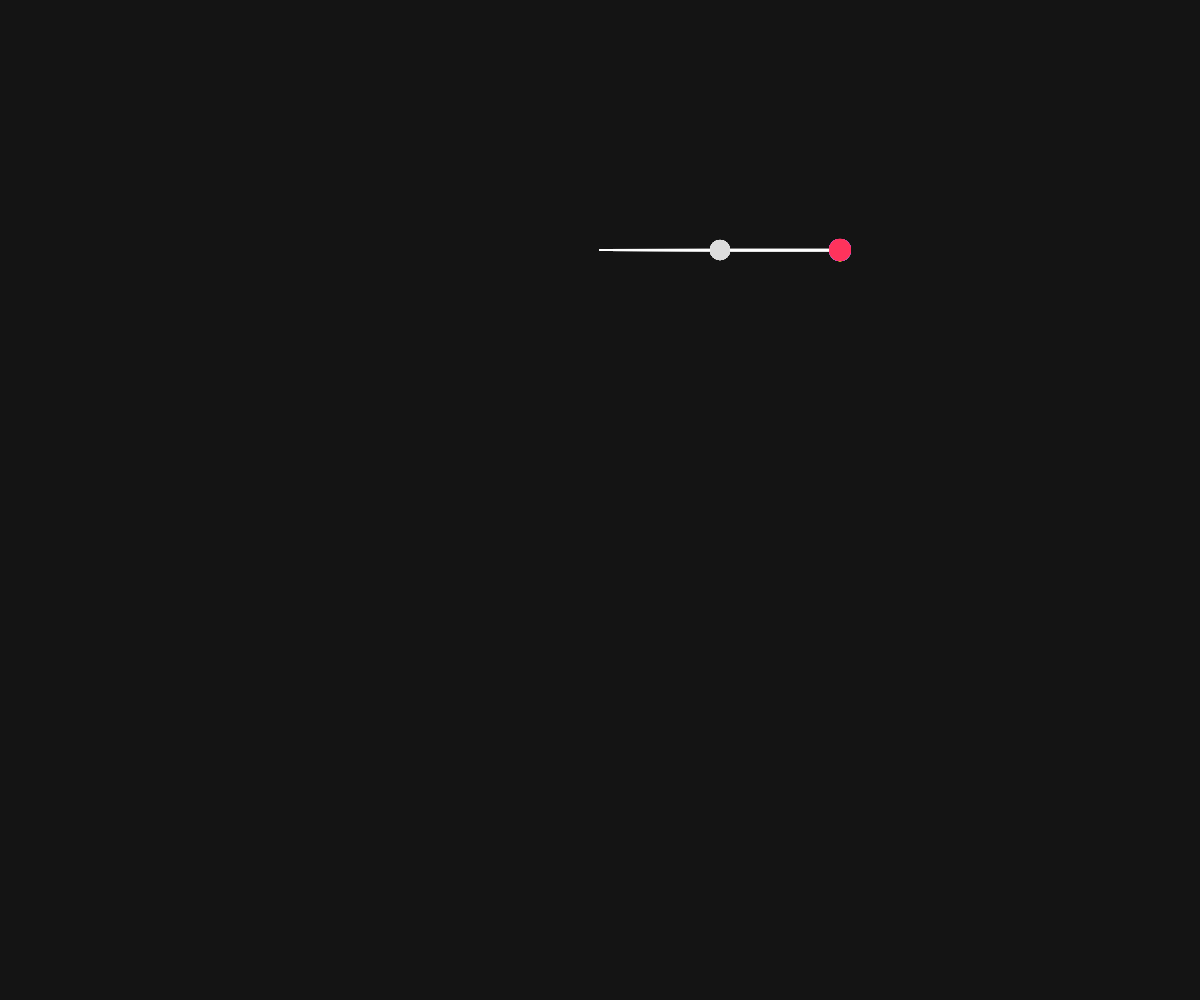
Frame 1 (no input)
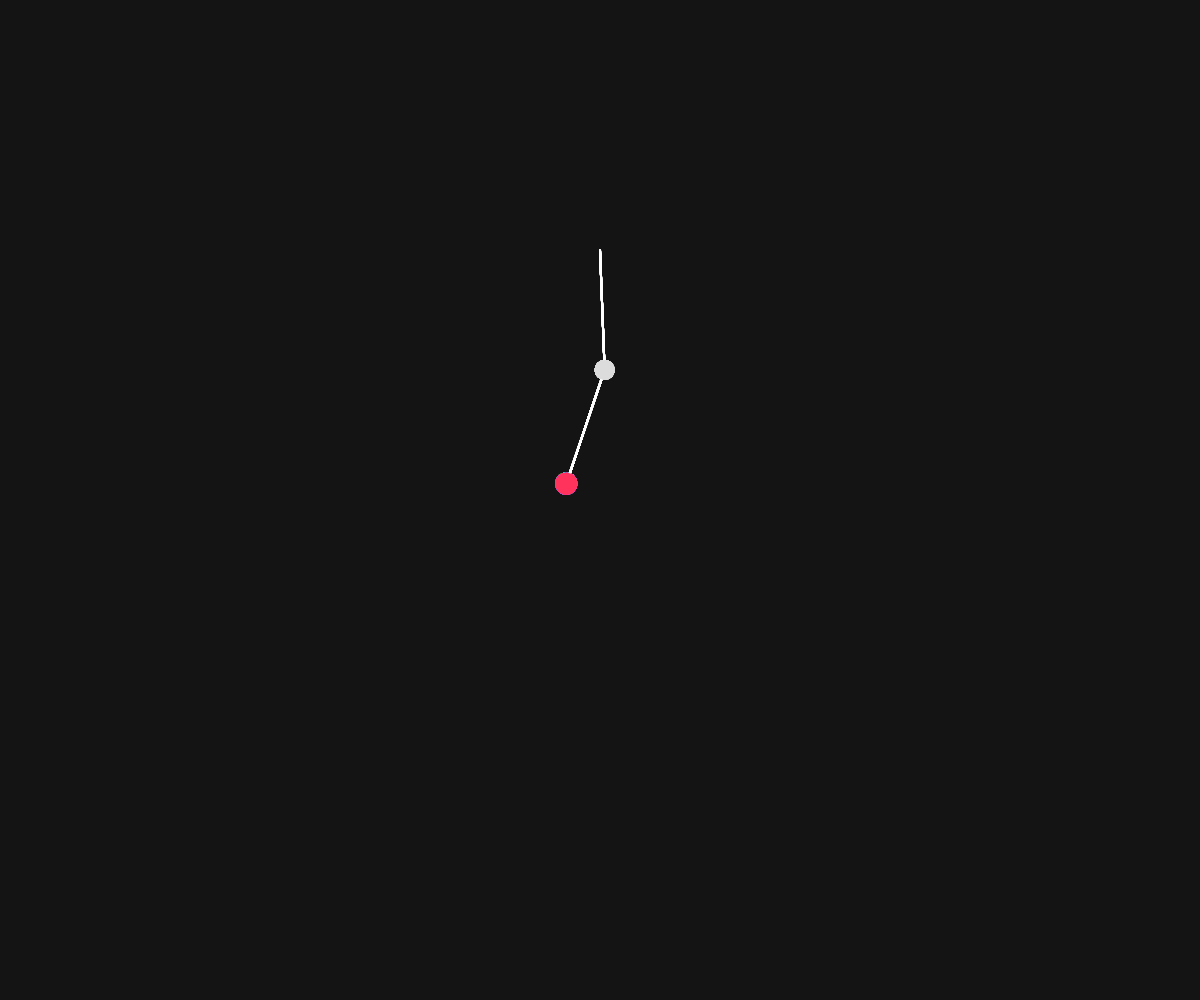
Frame 60 (no input)
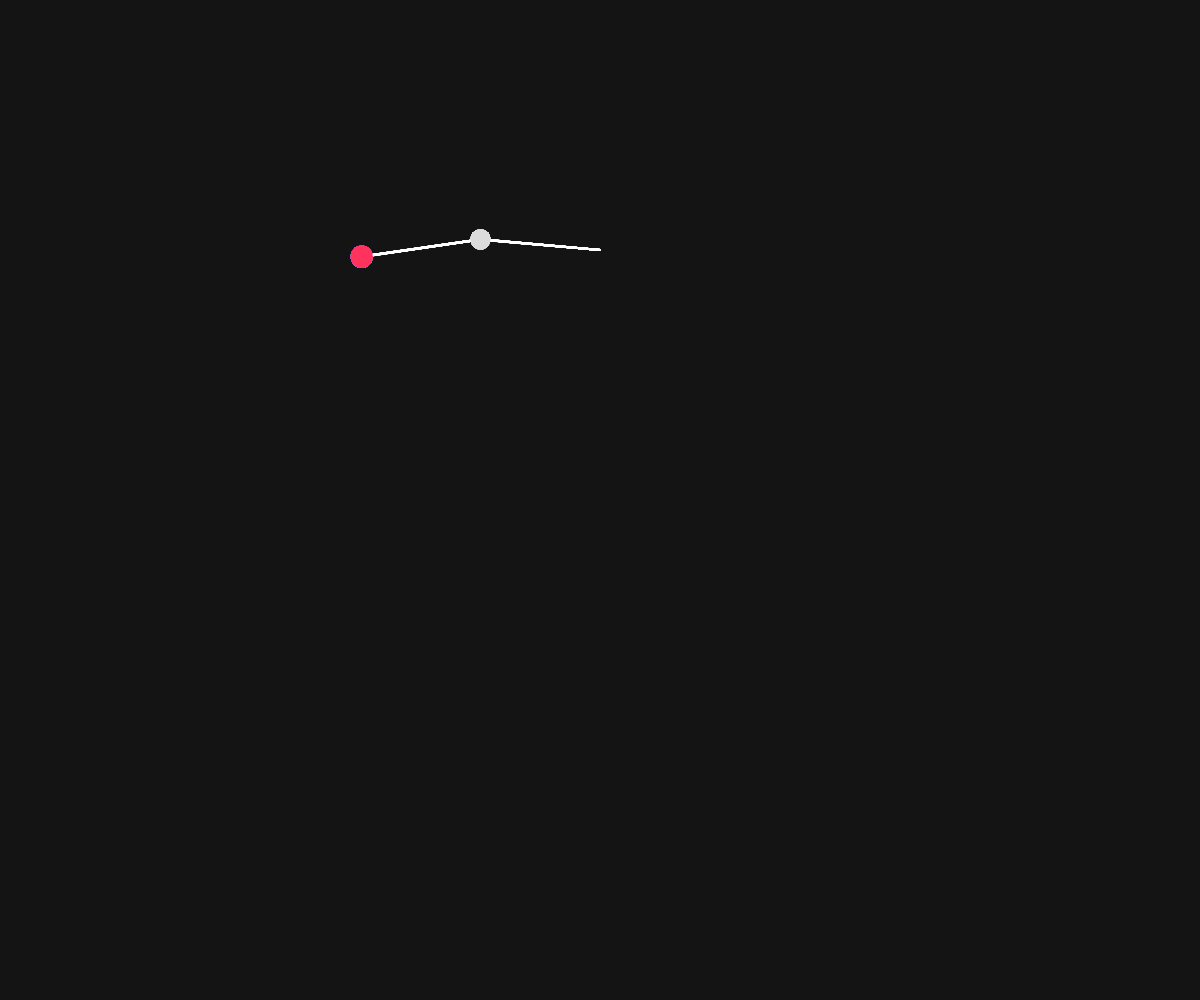
Frame 120 (the mouse pressed at the canvas centre since frame 60)

The p5.js sketch that drew these frames (run headless with seeded random() and noise() and a simulated clock; from frame 60 on, the mouse is pressed at the canvas centre):

// p5.js sketch
// ── sketch.js
let pendulums = [];
const g = 500; // gravity (scaled for visuals)
const dt = 0.02; // Euler time step

function setup() {
  createCanvas(windowWidth, windowHeight);
  background(0);

  // Create many double pendulums
  for (let i = 0; i < 30; i++) {
    pendulums.push(
      new DoublePendulum(
        width / 2,
        height / 4,
        120,
        120,
        1,
        1,
        PI / 2 + i * 0.0001, // tiny variation → chaos
        PI / 2,
        i
      )
    );
  }
}

function draw() {
  background(20);

  for (let p of pendulums) {
    p.update();
    p.display();
  }
}

class DoublePendulum {
  constructor(x0, y0, L1, L2, m1, m2, t1, t2, index) {
    this.origin = createVector(x0, y0);

    this.L1 = L1;
    this.L2 = L2;
    this.m1 = m1;
    this.m2 = m2;

    this.t1 = t1;
    this.t2 = t2;

    this.w1 = 0;
    this.w2 = 0;

    // Unique color per pendulum
    colorMode(HSB, 360, 100, 100, 100);
    this.col = color((index * 12) % 360, 80, 100, 100);
    colorMode(RGB, 255);
  }

  update() {
    const { L1, L2, m1, m2, t1, t2, w1, w2 } = this;

    const num1 =
      -g * (2 * m1 + m2) * sin(t1) -
      m2 * g * sin(t1 - 2 * t2) -
      2 * sin(t1 - t2) * m2 * (w2 * w2 * L2 + w1 * w1 * L1 * cos(t1 - t2));

    const den1 = L1 * (2 * m1 + m2 - m2 * cos(2 * t1 - 2 * t2));

    const a1 = num1 / den1;

    const num2 =
      2 *
      sin(t1 - t2) *
      (w1 * w1 * L1 * (m1 + m2) +
        g * (m1 + m2) * cos(t1) +
        w2 * w2 * L2 * m2 * cos(t1 - t2));

    const den2 = L2 * (2 * m1 + m2 - m2 * cos(2 * t1 - 2 * t2));

    const a2 = num2 / den2;

    // Euler integration
    this.w1 += a1 * dt;
    this.w2 += a2 * dt;
    this.t1 += this.w1 * dt;
    this.t2 += this.w2 * dt;
  }

  display() {
    stroke(255);
    strokeWeight(2);

    const x1 = this.origin.x + this.L1 * sin(this.t1);
    const y1 = this.origin.y + this.L1 * cos(this.t1);

    const x2 = x1 + this.L2 * sin(this.t2);
    const y2 = y1 + this.L2 * cos(this.t2);

    // rods
    line(this.origin.x, this.origin.y, x1, y1);
    line(x1, y1, x2, y2);

    // first mass (neutral)
    fill(220);
    noStroke();
    circle(x1, y1, 20);

    // second mass (unique color)
    fill(this.col);
    noStroke();
    circle(x2, y2, 22);
  }
}

function windowResized() {
  resizeCanvas(windowWidth, windowHeight);
}
